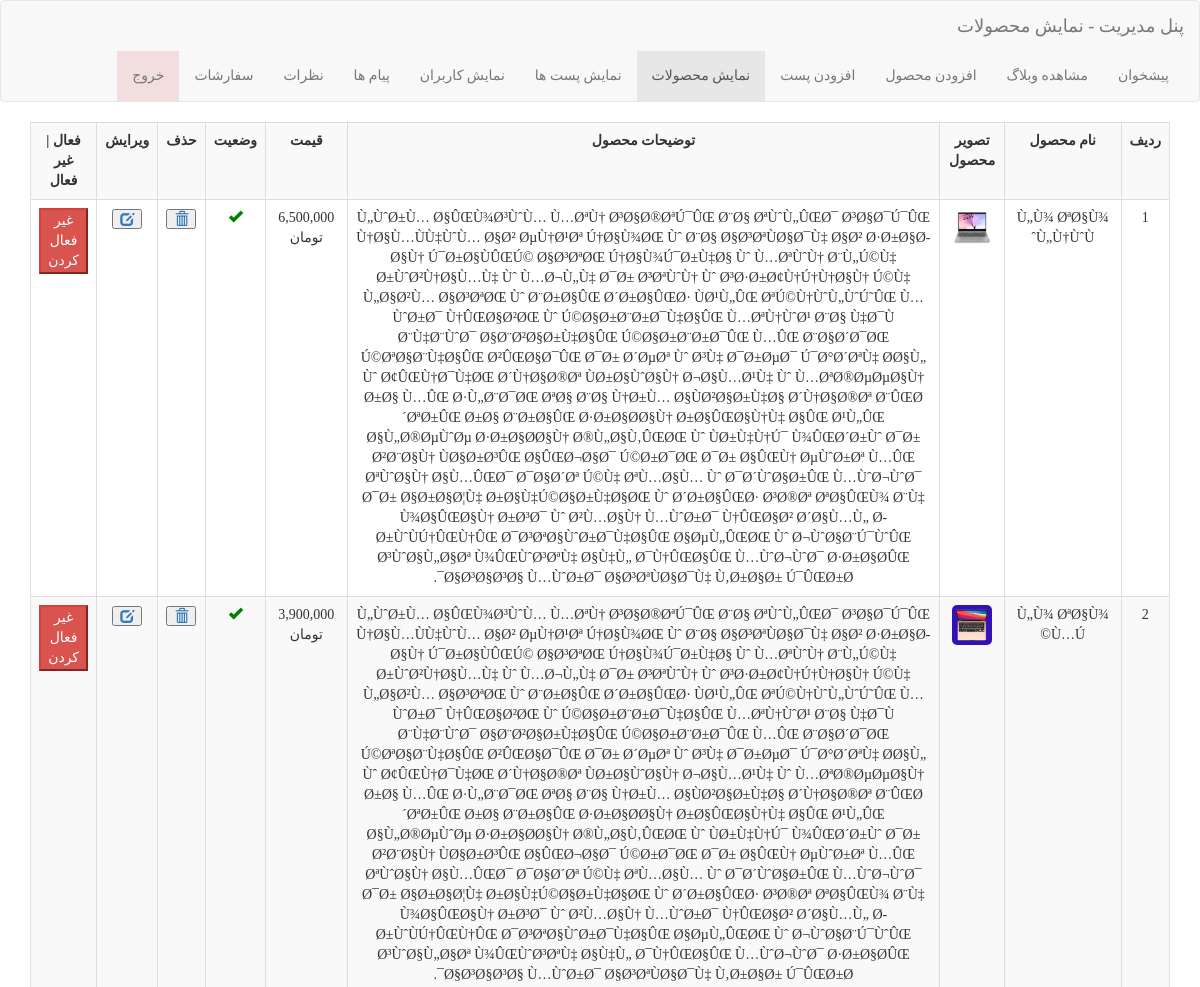
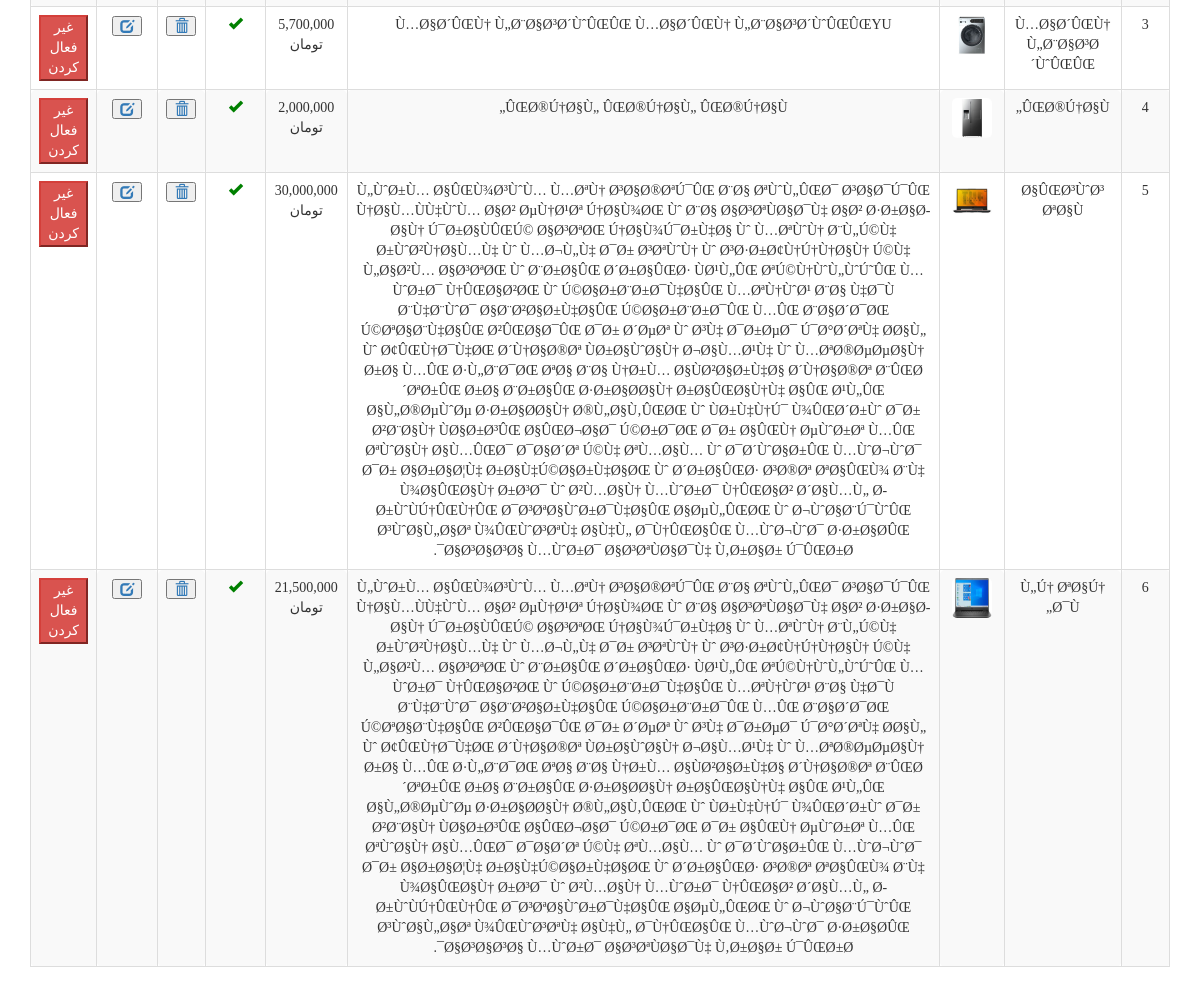
Page /admin/Show-Products.php (signed in) on the committed database (2 pictures, top to bottom).
### tables this page shows
CREATE TABLE IF NOT EXISTS `product` (
  `id` int(11) NOT NULL AUTO_INCREMENT,
  `title` varchar(255) NOT NULL,
  `image` text NOT NULL,
  `description` text NOT NULL,
  `price` int(255) NOT NULL,
  `status` int(11) NOT NULL DEFAULT '1',
  PRIMARY KEY (`id`)
);

### admin/Show-Products.php (the view, shortened to what this page needs)
<!DOCTYPE html>
<html dir="rtl" lang="fa">
<head>
    <link rel="stylesheet" href="../bootstrap/css/bootstrap.rtl.css"/>
</head>
<body>
<nav class="navbar navbar-default">
    <div class="container-fluid">
        <div class="navbar-header">
            <a class="navbar-brand" href="Show-Users.php">پنل مدیریت - نمایش محصولات</a>
        </div>
        <ul class="nav navbar-nav">
            <li><a href="index.php">پیشخوان</a></li>
            <li><a href="../Blog.php">مشاهده وبلاگ</a></li>
            <li><a href="Add-Product.php">افزودن محصول</a></li>
            <li><a href="Add-Post.php">افزودن پست</a></li>
            <li class="active"><a href="Show-Products.php">نمایش محصولات</a></li>
            <li><a href="Show-Posts.php">نمایش پست ها</a></li>
            <li><a href="Show-Users.php">نمایش کاربران</a></li>
            <li><a href="Show-ContactUs.php">پیام ها</a></li>
            <li><a href="Show-Messages.php">نظرات</a></li>
            <li><a href="order.php">سفارشات</a></li>
            <li class="bg-danger"><a href="../delete-session.php">خروج</a></li>
        </ul>
    </div>
</nav>
        <div class="container">
            <table class="table table-bordered table-responsive table-striped">
                <tr>
                    <th>ردیف</th>
                    <th>نام محصول</th>
                    <th>تصویر محصول</th>
                    <th>توضیحات محصول</th>
                    <th>قیمت</th>
                    <th>وضعیت</th>
                    <th>حذف</th>
                    <th>ویرایش</th>
                    <th>فعال | غیر فعال</th>
                </tr>
                <?php
                $conn = mysqli_connect("localhost","root","","shop");
                $sql = "SELECT * FROM product";
                $query = mysqli_query($conn,$sql);
                $num = 0;
                while ($row = mysqli_fetch_array($query)):
                    $num++;
                    ?>
                    <tr>
                        <td><?php echo $num;?></td>
                        <td><?php echo $row['title'];?></td>
                        <td>
                            <a href="images/<?php echo $row['image'];?>"><img style="border-radius: 5px;" width="40px" height="40px" src="images/<?php echo $row['image'];?>"/></a>
                        </td>
                        <td title="<?php echo $row['description'];?>"><?php echo $row['description'];?></td>
                        <td><?php echo number_format($row['price']).' تومان ';?></td>
                        <?php if($row['status'] == 1 ):?>
                        <td><span style="color: green;" class="glyphicon glyphicon-ok"></td>
                        <?php endif;?>
                        <td>
                            <a href="Delete.php?pid=<?php echo $row['id'];?>">
                                <button class="glyphicon glyphicon-trash" type="button" value="delete">
                                </button>
                            </a>
                        </td>
                        <td><a href="Edit-Product.php?id=<?php echo $row['id'];?>"><button class="glyphicon glyphicon-edit" type="button"></button></a></td>
                        <?php if($row['status'] == 1):?>
                            <td>
                                <a href="Disable-Product.php?di=<?php echo $row['id'];?>">
                                    <button class="btn-danger" type="button" value="delete"> غیر فعال کردن </button>
                                </a>
                            </td>
                        <?php endif;?>
                    </tr>
                    <?php
                endwhile;
                ?>
            </table>
    </div>
</body>
</html>

### admin/Show-Products.php (style rules this page uses)
* { font-family: yekan; }
th,tr,td { border: 1px solid black; border-collapse: collapse; text-align: center; padding: 10px 10px; border-radius: 5px; }
th,td { text-align: center; }

### rows in the picture
product: title "Ù„Ù¾ ØªØ§Ù¾ Ù„Ù†ÙˆÙˆ", image (picture), description "Ù„ÙˆØ±Ù… Ø§ÛŒÙ¾Ø³ÙˆÙ… Ù…ØªÙ† Ø³Ø§Ø®ØªÚ¯ÛŒ Ø¨Ø§ ØªÙˆÙ„ÛŒØ¯ Ø³Ø§Ø¯Ú¯ÛŒ Ù†Ø§Ù…ÙÙ‡ÙˆÙ… Ø§Ø² ØµÙ†Ø¹Øª Ú†Ø§Ù¾ØŒ Ùˆ Ø¨Ø§ Ø§Ø³ØªÙØ§Ø¯Ù‡ Ø§Ø² Ø·Ø±Ø§Ø­Ø§Ù† Ú¯Ø±Ø§ÙÛŒÚ© Ø§Ø³ØªØŒ Ú†Ø§Ù¾Ú¯Ø±Ù‡Ø§ Ùˆ Ù…ØªÙˆÙ† Ø¨Ù„Ú©Ù‡ Ø±ÙˆØ²Ù†Ø§Ù…Ù‡ Ùˆ Ù…Ø¬Ù„Ù‡ Ø¯Ø± Ø³ØªÙˆÙ† Ùˆ Ø³Ø·Ø±Ø¢Ù†Ú†Ù†Ø§Ù† Ú©Ù‡ Ù„Ø§Ø²Ù… Ø§Ø³ØªØŒ Ùˆ Ø¨Ø±Ø§ÛŒ Ø´Ø±Ø§ÛŒØ· ÙØ¹Ù„ÛŒ ØªÚ©Ù†ÙˆÙ„ÙˆÚ˜ÛŒ Ù…ÙˆØ±Ø¯ Ù†ÛŒØ§Ø²ØŒ Ùˆ Ú©Ø§Ø±Ø¨Ø±Ø¯Ù‡Ø§ÛŒ Ù…ØªÙ†ÙˆØ¹ Ø¨Ø§ Ù‡Ø¯Ù Ø¨Ù‡Ø¨ÙˆØ¯ Ø§Ø¨Ø²Ø§Ø±Ù‡Ø§ÛŒ Ú©Ø§Ø±Ø¨Ø±Ø¯ÛŒ Ù…ÛŒ Ø¨Ø§Ø´Ø¯ØŒ Ú©ØªØ§Ø¨Ù‡Ø§ÛŒ Ø²ÛŒØ§Ø¯ÛŒ Ø¯Ø± Ø´ØµØª Ùˆ Ø³Ù‡ Ø¯Ø±ØµØ¯ Ú¯Ø°Ø´ØªÙ‡ Ø­Ø§Ù„ Ùˆ Ø¢ÛŒÙ†Ø¯Ù‡ØŒ Ø´Ù†Ø§Ø®Øª ÙØ±Ø§ÙˆØ§Ù† Ø¬Ø§Ù…Ø¹Ù‡ Ùˆ Ù…ØªØ®ØµØµØ§Ù† Ø±Ø§ Ù…ÛŒ Ø·Ù„Ø¨Ø¯ØŒ ØªØ§ Ø¨Ø§ Ù†Ø±Ù… Ø§ÙØ²Ø§Ø±Ù‡Ø§ Ø´Ù†Ø§Ø®Øª Ø¨ÛŒØ´ØªØ±ÛŒ Ø±Ø§ Ø¨Ø±Ø§ÛŒ…", price "6,500,000", status 1 (drawn)
product: title "Ù„Ù¾ ØªØ§Ù¾ Ù…Ú©", image (picture), description "Ù„ÙˆØ±Ù… Ø§ÛŒÙ¾Ø³ÙˆÙ… Ù…ØªÙ† Ø³Ø§Ø®ØªÚ¯ÛŒ Ø¨Ø§ ØªÙˆÙ„ÛŒØ¯ Ø³Ø§Ø¯Ú¯ÛŒ Ù†Ø§Ù…ÙÙ‡ÙˆÙ… Ø§Ø² ØµÙ†Ø¹Øª Ú†Ø§Ù¾ØŒ Ùˆ Ø¨Ø§ Ø§Ø³ØªÙØ§Ø¯Ù‡ Ø§Ø² Ø·Ø±Ø§Ø­Ø§Ù† Ú¯Ø±Ø§ÙÛŒÚ© Ø§Ø³ØªØŒ Ú†Ø§Ù¾Ú¯Ø±Ù‡Ø§ Ùˆ Ù…ØªÙˆÙ† Ø¨Ù„Ú©Ù‡ Ø±ÙˆØ²Ù†Ø§Ù…Ù‡ Ùˆ Ù…Ø¬Ù„Ù‡ Ø¯Ø± Ø³ØªÙˆÙ† Ùˆ Ø³Ø·Ø±Ø¢Ù†Ú†Ù†Ø§Ù† Ú©Ù‡ Ù„Ø§Ø²Ù… Ø§Ø³ØªØŒ Ùˆ Ø¨Ø±Ø§ÛŒ Ø´Ø±Ø§ÛŒØ· ÙØ¹Ù„ÛŒ ØªÚ©Ù†ÙˆÙ„ÙˆÚ˜ÛŒ Ù…ÙˆØ±Ø¯ Ù†ÛŒØ§Ø²ØŒ Ùˆ Ú©Ø§Ø±Ø¨Ø±Ø¯Ù‡Ø§ÛŒ Ù…ØªÙ†ÙˆØ¹ Ø¨Ø§ Ù‡Ø¯Ù Ø¨Ù‡Ø¨ÙˆØ¯ Ø§Ø¨Ø²Ø§Ø±Ù‡Ø§ÛŒ Ú©Ø§Ø±Ø¨Ø±Ø¯ÛŒ Ù…ÛŒ Ø¨Ø§Ø´Ø¯ØŒ Ú©ØªØ§Ø¨Ù‡Ø§ÛŒ Ø²ÛŒØ§Ø¯ÛŒ Ø¯Ø± Ø´ØµØª Ùˆ Ø³Ù‡ Ø¯Ø±ØµØ¯ Ú¯Ø°Ø´ØªÙ‡ Ø­Ø§Ù„ Ùˆ Ø¢ÛŒÙ†Ø¯Ù‡ØŒ Ø´Ù†Ø§Ø®Øª ÙØ±Ø§ÙˆØ§Ù† Ø¬Ø§Ù…Ø¹Ù‡ Ùˆ Ù…ØªØ®ØµØµØ§Ù† Ø±Ø§ Ù…ÛŒ Ø·Ù„Ø¨Ø¯ØŒ ØªØ§ Ø¨Ø§ Ù†Ø±Ù… Ø§ÙØ²Ø§Ø±Ù‡Ø§ Ø´Ù†Ø§Ø®Øª Ø¨ÛŒØ´ØªØ±ÛŒ Ø±Ø§ Ø¨Ø±Ø§ÛŒ…", price "3,900,000", status 1 (drawn)
product: title "Ù…Ø§Ø´ÛŒÙ† Ù„Ø¨Ø§Ø³Ø´ÙˆÛŒÛŒ", image (picture), description "Ù…Ø§Ø´ÛŒÙ† Ù„Ø¨Ø§Ø³Ø´ÙˆÛŒÛŒ Ù…Ø§Ø´ÛŒÙ† Ù„Ø¨Ø§Ø³Ø´ÙˆÛŒÛŒYU", price "5,700,000", status 1 (drawn)
product: title "ÛŒØ®Ú†Ø§Ù„", image (picture), description "ÛŒØ®Ú†Ø§Ù„ ÛŒØ®Ú†Ø§Ù„ ÛŒØ®Ú†Ø§Ù„", price "2,000,000", status 1 (drawn)
product: title "Ø§ÛŒØ³ÙˆØ³ ØªØ§Ù", image (picture), description "Ù„ÙˆØ±Ù… Ø§ÛŒÙ¾Ø³ÙˆÙ… Ù…ØªÙ† Ø³Ø§Ø®ØªÚ¯ÛŒ Ø¨Ø§ ØªÙˆÙ„ÛŒØ¯ Ø³Ø§Ø¯Ú¯ÛŒ Ù†Ø§Ù…ÙÙ‡ÙˆÙ… Ø§Ø² ØµÙ†Ø¹Øª Ú†Ø§Ù¾ØŒ Ùˆ Ø¨Ø§ Ø§Ø³ØªÙØ§Ø¯Ù‡ Ø§Ø² Ø·Ø±Ø§Ø­Ø§Ù† Ú¯Ø±Ø§ÙÛŒÚ© Ø§Ø³ØªØŒ Ú†Ø§Ù¾Ú¯Ø±Ù‡Ø§ Ùˆ Ù…ØªÙˆÙ† Ø¨Ù„Ú©Ù‡ Ø±ÙˆØ²Ù†Ø§Ù…Ù‡ Ùˆ Ù…Ø¬Ù„Ù‡ Ø¯Ø± Ø³ØªÙˆÙ† Ùˆ Ø³Ø·Ø±Ø¢Ù†Ú†Ù†Ø§Ù† Ú©Ù‡ Ù„Ø§Ø²Ù… Ø§Ø³ØªØŒ Ùˆ Ø¨Ø±Ø§ÛŒ Ø´Ø±Ø§ÛŒØ· ÙØ¹Ù„ÛŒ ØªÚ©Ù†ÙˆÙ„ÙˆÚ˜ÛŒ Ù…ÙˆØ±Ø¯ Ù†ÛŒØ§Ø²ØŒ Ùˆ Ú©Ø§Ø±Ø¨Ø±Ø¯Ù‡Ø§ÛŒ Ù…ØªÙ†ÙˆØ¹ Ø¨Ø§ Ù‡Ø¯Ù Ø¨Ù‡Ø¨ÙˆØ¯ Ø§Ø¨Ø²Ø§Ø±Ù‡Ø§ÛŒ Ú©Ø§Ø±Ø¨Ø±Ø¯ÛŒ Ù…ÛŒ Ø¨Ø§Ø´Ø¯ØŒ Ú©ØªØ§Ø¨Ù‡Ø§ÛŒ Ø²ÛŒØ§Ø¯ÛŒ Ø¯Ø± Ø´ØµØª Ùˆ Ø³Ù‡ Ø¯Ø±ØµØ¯ Ú¯Ø°Ø´ØªÙ‡ Ø­Ø§Ù„ Ùˆ Ø¢ÛŒÙ†Ø¯Ù‡ØŒ Ø´Ù†Ø§Ø®Øª ÙØ±Ø§ÙˆØ§Ù† Ø¬Ø§Ù…Ø¹Ù‡ Ùˆ Ù…ØªØ®ØµØµØ§Ù† Ø±Ø§ Ù…ÛŒ Ø·Ù„Ø¨Ø¯ØŒ ØªØ§ Ø¨Ø§ Ù†Ø±Ù… Ø§ÙØ²Ø§Ø±Ù‡Ø§ Ø´Ù†Ø§Ø®Øª Ø¨ÛŒØ´ØªØ±ÛŒ Ø±Ø§ Ø¨Ø±Ø§ÛŒ…", price "30,000,000", status 1 (drawn)
product: title "Ù„Ú† ØªØ§Ú† Ø¯Ù„", image (picture), description "Ù„ÙˆØ±Ù… Ø§ÛŒÙ¾Ø³ÙˆÙ… Ù…ØªÙ† Ø³Ø§Ø®ØªÚ¯ÛŒ Ø¨Ø§ ØªÙˆÙ„ÛŒØ¯ Ø³Ø§Ø¯Ú¯ÛŒ Ù†Ø§Ù…ÙÙ‡ÙˆÙ… Ø§Ø² ØµÙ†Ø¹Øª Ú†Ø§Ù¾ØŒ Ùˆ Ø¨Ø§ Ø§Ø³ØªÙØ§Ø¯Ù‡ Ø§Ø² Ø·Ø±Ø§Ø­Ø§Ù† Ú¯Ø±Ø§ÙÛŒÚ© Ø§Ø³ØªØŒ Ú†Ø§Ù¾Ú¯Ø±Ù‡Ø§ Ùˆ Ù…ØªÙˆÙ† Ø¨Ù„Ú©Ù‡ Ø±ÙˆØ²Ù†Ø§Ù…Ù‡ Ùˆ Ù…Ø¬Ù„Ù‡ Ø¯Ø± Ø³ØªÙˆÙ† Ùˆ Ø³Ø·Ø±Ø¢Ù†Ú†Ù†Ø§Ù† Ú©Ù‡ Ù„Ø§Ø²Ù… Ø§Ø³ØªØŒ Ùˆ Ø¨Ø±Ø§ÛŒ Ø´Ø±Ø§ÛŒØ· ÙØ¹Ù„ÛŒ ØªÚ©Ù†ÙˆÙ„ÙˆÚ˜ÛŒ Ù…ÙˆØ±Ø¯ Ù†ÛŒØ§Ø²ØŒ Ùˆ Ú©Ø§Ø±Ø¨Ø±Ø¯Ù‡Ø§ÛŒ Ù…ØªÙ†ÙˆØ¹ Ø¨Ø§ Ù‡Ø¯Ù Ø¨Ù‡Ø¨ÙˆØ¯ Ø§Ø¨Ø²Ø§Ø±Ù‡Ø§ÛŒ Ú©Ø§Ø±Ø¨Ø±Ø¯ÛŒ Ù…ÛŒ Ø¨Ø§Ø´Ø¯ØŒ Ú©ØªØ§Ø¨Ù‡Ø§ÛŒ Ø²ÛŒØ§Ø¯ÛŒ Ø¯Ø± Ø´ØµØª Ùˆ Ø³Ù‡ Ø¯Ø±ØµØ¯ Ú¯Ø°Ø´ØªÙ‡ Ø­Ø§Ù„ Ùˆ Ø¢ÛŒÙ†Ø¯Ù‡ØŒ Ø´Ù†Ø§Ø®Øª ÙØ±Ø§ÙˆØ§Ù† Ø¬Ø§Ù…Ø¹Ù‡ Ùˆ Ù…ØªØ®ØµØµØ§Ù† Ø±Ø§ Ù…ÛŒ Ø·Ù„Ø¨Ø¯ØŒ ØªØ§ Ø¨Ø§ Ù†Ø±Ù… Ø§ÙØ²Ø§Ø±Ù‡Ø§ Ø´Ù†Ø§Ø®Øª Ø¨ÛŒØ´ØªØ±ÛŒ Ø±Ø§ Ø¨Ø±Ø§ÛŒ…", price "21,500,000", status 1 (drawn)
